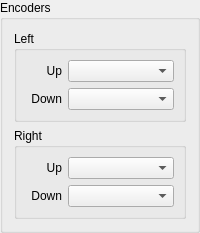
             <widget class="QGroupBox" name="groupBox_4">
              <property name="title">
               <string>Encoders</string>
              </property>
              <layout class="QVBoxLayout" name="verticalLayout_20">
               <item>
                <layout class="QVBoxLayout" name="verticalLayout_6">
                 <item>
                  <widget class="QGroupBox" name="groupBox_9">
                   <property name="title">
                    <string>Left</string>
                   </property>
                   <layout class="QVBoxLayout" name="verticalLayout_21">
                    <item>
                     <layout class="QVBoxLayout" name="verticalLayout_7">
                      <item>
                       <widget class="QWidget" name="widget_63" native="true">
                        <layout class="QHBoxLayout" name="horizontalLayout_81" stretch="1,3">
                         <property name="leftMargin">
                          <number>0</number>
                         </property>
                         <property name="topMargin">
                          <number>0</number>
                         </property>
                         <property name="rightMargin">
                          <number>0</number>
                         </property>
                         <property name="bottomMargin">
                          <number>0</number>
                         </property>
                         <item>
                          <widget class="QLabel" name="label_83">
                           <property name="layoutDirection">
                            <enum>Qt::LeftToRight</enum>
                           </property>
                           <property name="text">
                            <string>Up</string>
                           </property>
                           <property name="alignment">
                            <set>Qt::AlignRight|Qt::AlignTrailing|Qt::AlignVCenter</set>
                           </property>
                          </widget>
                         </item>
                         <item>
                          <widget class="QComboBox" name="encodercombo_1">
                           <property name="sizePolicy">
                            <sizepolicy hsizetype="MinimumExpanding" vsizetype="Fixed">
                             <horstretch>0</horstretch>
                             <verstretch>0</verstretch>
                            </sizepolicy>
                           </property>
                           <property name="placeholderText">
                            <string>Select Input</string>
                           </property>
                          </widget>
                         </item>
                        </layout>
                       </widget>
                      </item>
                      <item>
                       <widget class="QWidget" name="widget_20" native="true">
                        <layout class="QHBoxLayout" name="horizontalLayout_28" stretch="1,3">
                         <property name="leftMargin">
                          <number>0</number>
                         </property>
                         <property name="topMargin">
                          <number>0</number>
                         </property>
                         <property name="rightMargin">
                          <number>0</number>
                         </property>
                         <property name="bottomMargin">
                          <number>0</number>
                         </property>
                         <item>
                          <widget class="QLabel" name="label_30">
                           <property name="text">
                            <string>Down</string>
                           </property>
                           <property name="alignment">
                            <set>Qt::AlignRight|Qt::AlignTrailing|Qt::AlignVCenter</set>
                           </property>
                          </widget>
                         </item>
                         <item>
                          <widget class="QComboBox" name="encodercombo_2">
                           <property name="sizePolicy">
                            <sizepolicy hsizetype="MinimumExpanding" vsizetype="Fixed">
                             <horstretch>0</horstretch>
                             <verstretch>0</verstretch>
                            </sizepolicy>
                           </property>
                           <property name="placeholderText">
                            <string>Select Input</string>
                           </property>
                          </widget>
                         </item>
                        </layout>
                       </widget>
                      </item>
                     </layout>
                    </item>
                   </layout>
                  </widget>
                 </item>
                 <item>
                  <widget class="QGroupBox" name="groupBox_10">
                   <property name="title">
                    <string>Right</string>
                   </property>
                   <layout class="QHBoxLayout" name="horizontalLayout_5">
                    <item>
                     <layout class="QVBoxLayout" name="verticalLayout_9">
                      <item>
                       <widget class="QWidget" name="widget_64" native="true">
                        <layout class="QHBoxLayout" name="horizontalLayout_82" stretch="1,3">
                         <property name="leftMargin">
                          <number>0</number>
                         </property>
                         <property name="topMargin">
                          <number>0</number>
                         </property>
                         <property name="rightMargin">
                          <number>0</number>
                         </property>
                         <property name="bottomMargin">
                          <number>0</number>
                         </property>
                         <item>
                          <widget class="QLabel" name="label_84">
                           <property name="layoutDirection">
                            <enum>Qt::LeftToRight</enum>
                           </property>
                           <property name="text">
                            <string>Up</string>
                           </property>
                           <property name="alignment">
                            <set>Qt::AlignRight|Qt::AlignTrailing|Qt::AlignVCenter</set>
                           </property>
                          </widget>
                         </item>
                         <item>
                          <widget class="QComboBox" name="encodercombo_3">
                           <property name="sizePolicy">
                            <sizepolicy hsizetype="MinimumExpanding" vsizetype="Fixed">
                             <horstretch>0</horstretch>
                             <verstretch>0</verstretch>
                            </sizepolicy>
                           </property>
                           <property name="placeholderText">
                            <string>Select Input</string>
                           </property>
                          </widget>
                         </item>
                        </layout>
                       </widget>
                      </item>
                      <item>
                       <widget class="QWidget" name="widget_21" native="true">
                        <layout class="QHBoxLayout" name="horizontalLayout_29" stretch="1,3">
                         <property name="leftMargin">
                          <number>0</number>
                         </property>
                         <property name="topMargin">
                          <number>0</number>
                         </property>
                         <property name="rightMargin">
                          <number>0</number>
                         </property>
                         <property name="bottomMargin">
                          <number>0</number>
                         </property>
                         <item>
                          <widget class="QLabel" name="label_31">
                           <property name="text">
                            <string>Down</string>
                           </property>
                           <property name="alignment">
                            <set>Qt::AlignRight|Qt::AlignTrailing|Qt::AlignVCenter</set>
                           </property>
                          </widget>
                         </item>
                         <item>
                          <widget class="QComboBox" name="encodercombo_4">
                           <property name="sizePolicy">
                            <sizepolicy hsizetype="MinimumExpanding" vsizetype="Fixed">
                             <horstretch>0</horstretch>
                             <verstretch>0</verstretch>
                            </sizepolicy>
                           </property>
                           <property name="placeholderText">
                            <string>Select Input</string>
                           </property>
                          </widget>
                         </item>
                        </layout>
                       </widget>
                      </item>
                     </layout>
                    </item>
                   </layout>
                  </widget>
                 </item>
                </layout>
               </item>
              </layout>
             </widget>
